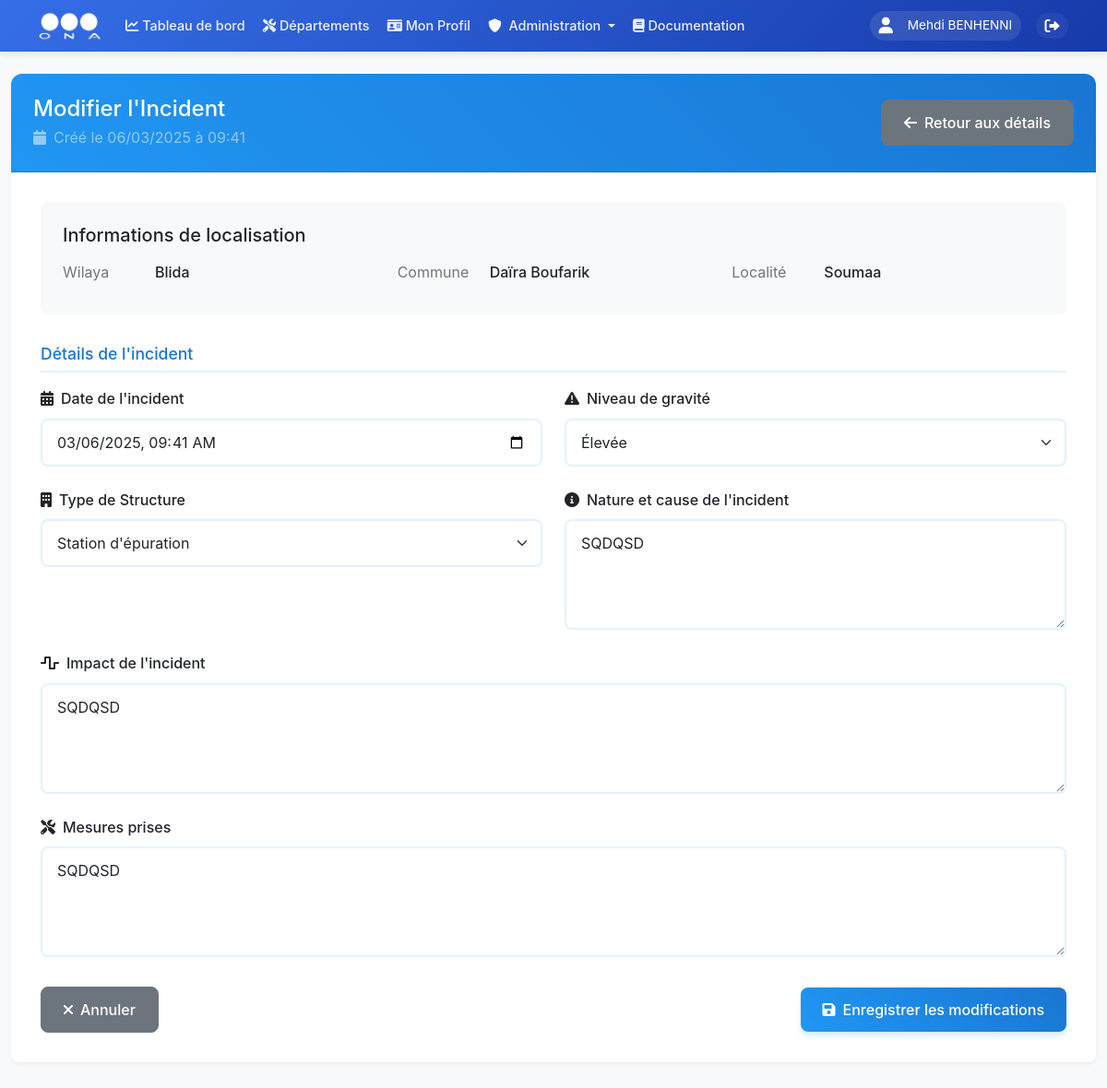
Before: /incident/3/edit (signed in) with the older database file.
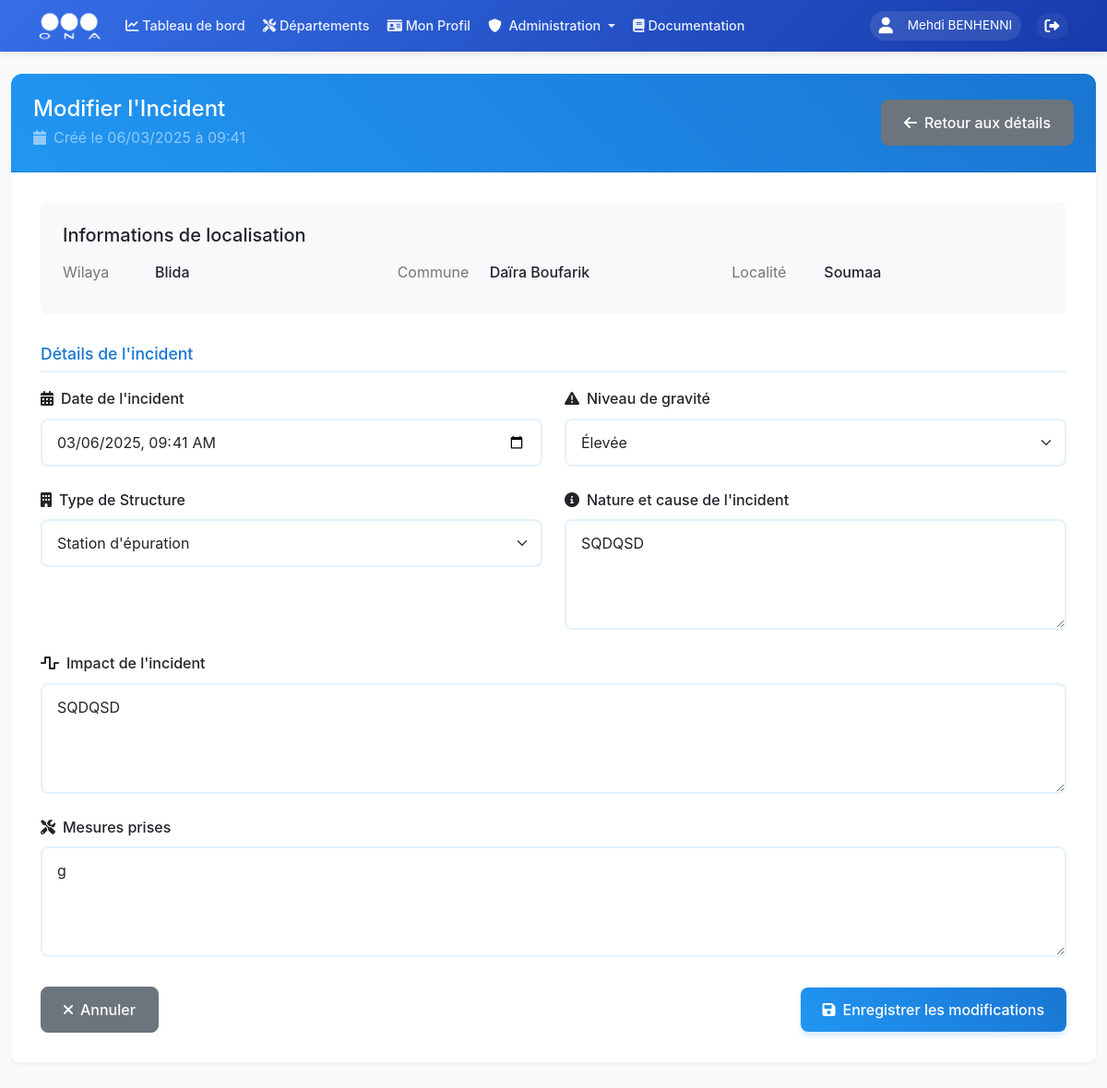
After: the same page with the newer database file.
### models.py (models this page shows, shortened)
class Incident(db.Model):
    __tablename__ = 'incidents'
    id = db.Column(db.Integer, primary_key=True)
    title = db.Column(db.String(200), nullable=False, index=True)
    wilaya = db.Column(db.String(50), nullable=False, index=True)
    commune = db.Column(db.String(100), nullable=False, index=True)
    localite = db.Column(db.String(200), nullable=False, index=True)
    structure_type = db.Column(db.String(50), nullable=False, default='Conduits', index=True)
    nature_cause = db.Column(db.Text, nullable=False, index=True)
    date_incident = db.Column(db.DateTime, nullable=False, index=True)
    mesures_prises = db.Column(db.Text)
    impact = db.Column(db.Text, nullable=False)
    gravite = db.Column(db.String(50), nullable=False, index=True)
    status = db.Column(db.String(20), nullable=False, default='Nouveau', index=True)
    date_resolution = db.Column(db.DateTime, index=True)
    resolution_notes = db.Column(db.Text)
    user_id = db.Column(db.Integer, db.ForeignKey('users.id'), nullable=False, index=True)
    unit_id = db.Column(db.Integer, db.ForeignKey('units.id'), nullable=False, index=True)
    center_id = db.Column(db.Integer, db.ForeignKey('centers.id'), index=True)
    drawn_shapes = db.Column(JSON, nullable=True)
    latitude = db.Column(db.Float, nullable=True)
    longitude = db.Column(db.Float, nullable=True)
    created_at = db.Column(db.DateTime, default=datetime.utcnow, index=True)
    updated_at = db.Column(db.DateTime, default=datetime.utcnow, onupdate=datetime.utcnow, index=True)

### routes/incidents.py (the view, shortened to what this page needs)
@incidents.route('/incident/<int:incident_id>/edit', methods=['GET', 'POST'])
@login_required
@permission_required(Permission.EDIT_INCIDENT)
def edit_incident(incident_id):
    if current_user.role == UserRole.EMPLOYEUR_DG:
        flash('Vous n\'avez pas la permission de modifier des incidents.', 'danger')
        return redirect(url_for('incidents.list_incidents'))
    incident = Incident.query.get_or_404(incident_id)
    if not current_user.role == UserRole.ADMIN and current_user.unit_id != incident.unit_id:
        flash('Vous n\'avez pas accès à cet incident.', 'danger')
        return redirect(url_for(INCIDENT_LIST))
    return render_template('incidents/edit_incident.html', incident=incident)

### app.py (called while the page is built)
@login_manager.user_loader
def load_user(user_id):
    return db.session.get(User, int(user_id))

### utils/permissions.py (called while the page is built)
def permission_required(permission):
    def decorator(f):
        @wraps(f)
        @login_required
        def decorated_function(*args, **kwargs):
            if not PermissionManager.has_permission(current_user.role, permission):
                flash('Vous n\'avez pas la permission d\'effectuer cette action.', 'danger')
                return redirect('main_dashboard.dashboard')  # Redirect to dashboard
            return f(*args, **kwargs)
        return decorated_function
    return decorator

    @classmethod
    def get_role_permissions(cls, role: str) -> Set[str]:
        return cls._ROLE_PERMISSIONS.get(role, set())

    @classmethod
    def has_permission(cls, role: str, permission: str) -> bool:
        return permission in cls.get_role_permissions(role)

### templates/incidents/edit_incident.html (shortened to what the changed rows need)
{% extends "base/base.html" %}
{% block extra_css %}
<link href="{{ url_for('static', filename='css/base.css') }}" rel="stylesheet">
<link href="{{ url_for('static', filename='css/incident-form.css') }}" rel="stylesheet">
{% endblock %}
{% block content %}
<div class="container-fluid py-4 incident-form">
    <div class="card">
        <div class="card-header">
            <div class="d-flex justify-content-between align-items-center">
                <div>
                    <h4 class="mb-1">Modifier l'Incident</h4>
                    <p class="mb-0 text-white-50">
                        <i class="fas fa-calendar me-2"></i>Créé le {{ incident.date_incident.strftime('%d/%m/%Y à %H:%M') }}
                    </p>
                </div>
            </div>
        </div>
        <div class="card-body">
            <form method="POST" action="{{ url_for('incidents.edit_incident', incident_id=incident.id) }}">
                <div class="location-info">
                    <div class="row">
                        <div class="col-md-4">
                            <div class="info-item">
                                <span class="info-label">Wilaya</span>
                                <span class="info-value">{{ incident.wilaya }}</span>
                            </div>
                        </div>
                        <div class="col-md-4">
                            <div class="info-item">
                                <span class="info-label">Commune</span>
                                <span class="info-value">{{ incident.commune }}</span>
                            </div>
                        </div>
                        <div class="col-md-4">
                            <div class="info-item">
                                <span class="info-label">Localité</span>
                                <span class="info-value">{{ incident.localite }}</span>
                            </div>
                        </div>
                    </div>
                </div>
                <div class="form-section">
                    <div class="row">
                        <div class="col-md-6 mb-4">
                            <label for="date_incident" class="form-label">
                                <i class="fas fa-calendar-alt me-2"></i>Date de l'incident
                            </label>
                            <input type="datetime-local" class="form-control" id="date_incident" name="date_incident"
                                   value="{{ incident.date_incident.strftime('%Y-%m-%dT%H:%M') }}" required>
                        </div>
                        <div class="col-md-6 mb-4">
                            <label for="gravite" class="form-label">
                                <i class="fas fa-exclamation-triangle me-2"></i>Niveau de gravité
                            </label>
                            <select class="form-select" id="gravite" name="gravite" required>
                                <option value="Élevée" {% if incident.gravite == 'Élevée' %}selected{% endif %}>
                                    Élevée
                                </option>
                            </select>
                        </div>
                    </div>
                    <div class="row">
                        <div class="col-md-6 mb-4">
                            <label for="structure_type" class="form-label">
                                <i class="fas fa-building me-2"></i>Type de Structure
                            </label>
                            <select class="form-select" id="structure_type" name="structure_type" required>
                                <option value="Station d'épuration" {% if incident.structure_type == "Station d'épuration" %}selected{% endif %}>Station d'épuration</option>
                            </select>
                        </div>
                        <div class="col-md-6 mb-4">
                            <label for="nature_cause" class="form-label">
                                <i class="fas fa-info-circle me-2"></i>Nature et cause de l'incident
                            </label>
                            <textarea class="form-control" id="nature_cause" name="nature_cause" rows="3" required>{{ incident.nature_cause }}</textarea>
                        </div>
                    </div>
                    <div class="mb-4">
                        <label for="impact" class="form-label">
                            <i class="fas fa-wave-square me-2"></i>Impact de l'incident
                        </label>
                        <textarea class="form-control" id="impact" name="impact" rows="3" required>{{ incident.impact }}</textarea>
                    </div>
                    <div class="mb-4">
                        <label for="mesures_prises" class="form-label">
                            <i class="fas fa-tools me-2"></i>Mesures prises
                        </label>
                        <textarea class="form-control" id="mesures_prises" name="mesures_prises" rows="3" required>{{ incident.mesures_prises }}</textarea>
                    </div>
                </div>
            </form>
        </div>
    </div>
</div>
{% endblock %}

Changed rows visible on the page:
changed Incident "Blida": mesures_prises "SQDQSD" → "g"
